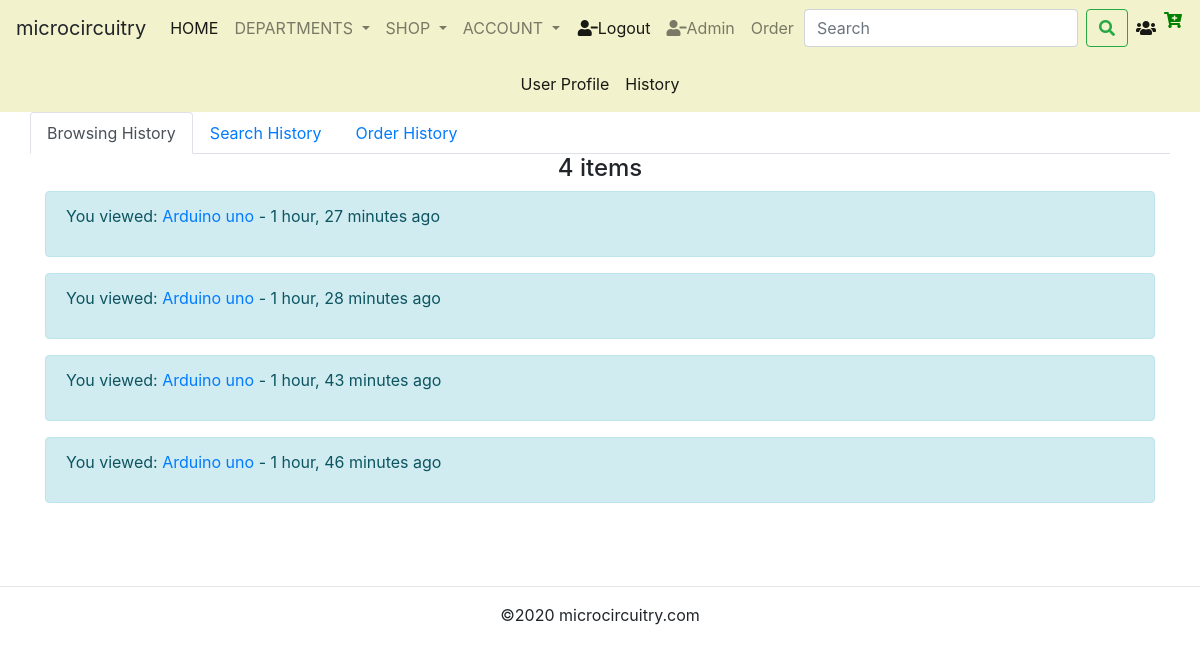
The page /profile/history/ (signed in) on the database as committed earlier.
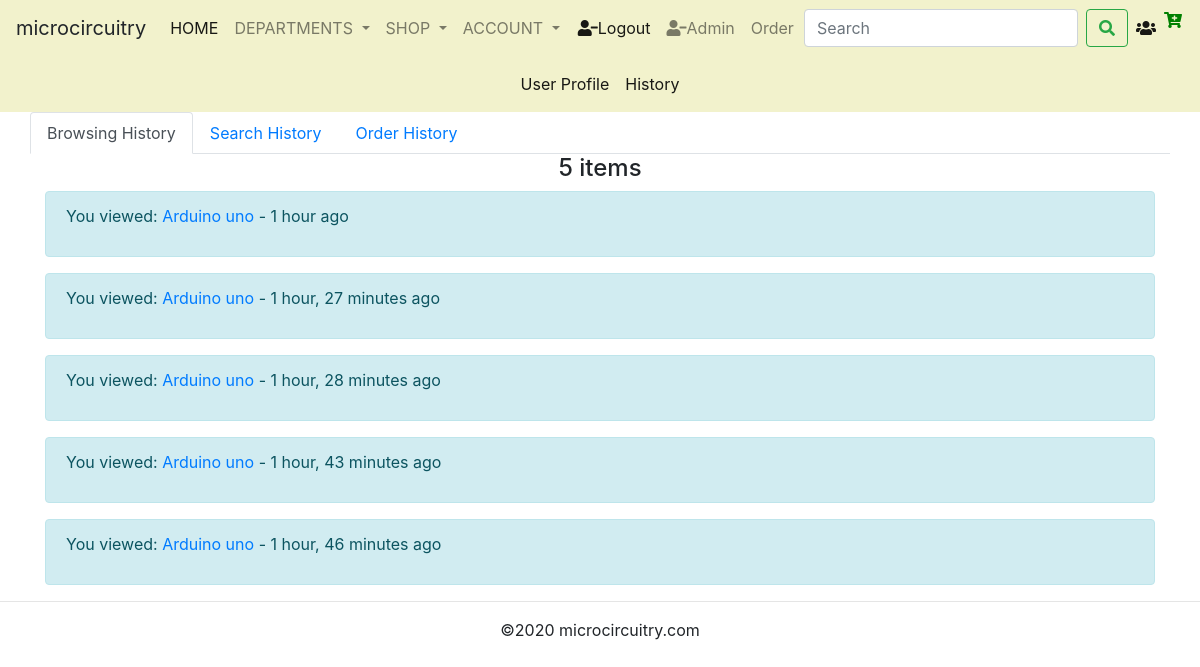
The same page on the database as committed later.
### profile_app/models.py (models this page shows, shortened)
class ObjectViewed(models.Model):
    user            = models.ForeignKey(User)
    ip_address      = models.CharField(max_length=220, null=True, blank=True)
    content_type    = models.ForeignKey(ContentType)
    obj_id          = models.PositiveIntegerField()
    content_object  = GenericForeignKey('content_type', 'obj_id')
    timestamp       = models.DateTimeField(auto_now_add=True)
    class Meta:
        ordering = ['-timestamp']
        verbose_name = 'Object viewed'
        verbose_name_plural = 'Objects viewed'

### products_app/models.py (models this page shows)
class IndividualProduct(models.Model):
    product_category    = models.ForeignKey(ProductCategory)
    title               = models.CharField(max_length = 100)
    slug                = models.CharField(max_length = 120, null=True, blank=True)
    in_stock            = models.IntegerField(default=20)
    price               = models.IntegerField(default=0)
    image1              = models.ImageField(upload_to=get_dir, blank=True, null=True)
    image2              = models.ImageField(upload_to=get_dir, blank=True, null=True)
    image3              = models.ImageField(upload_to=get_dir, blank=True, null=True)
    image4              = models.ImageField(upload_to=get_dir, blank=True, null=True)
    image5              = models.ImageField(upload_to=get_dir, blank=True, null=True)
    featured            = models.BooleanField(default=False)
    best_selling        = models.BooleanField(default=False)
    product_description = models.TextField()
    updated             = models.DateTimeField(auto_now=True)
    timestamp           = models.DateTimeField(auto_now_add=True)
    def __str__(self):
        return self.title

### profile_app/views.py (the view)
def history_view(request):
    if not request.user.is_authenticated():
        return redirect('accounts:login')
    cat = ProductCategory.objects.all()
    qs = ObjectViewed.objects.filter(user=request.user)
    search = SearchHistory.objects.filter(user=request.user)
    order = Order.objects.filter(user=request.user)
    context = {
        'qs': qs,
        'search': search,
        'order': order,
        'cat': cat
    }
    return render(request, 'profile/history.html', context)

### profile_app/templates/profile/history.html (shortened to what this page needs)
{% extends 'base/base.html' %}
{% block header %}
    {% include 'base/navbar.html' %}
{% endblock %}
{% block user %}
    {% include 'base/user.html' %}
{% endblock %}
{% block body %}
    <ul class="nav nav-tabs container" id="myTab" role="tablist">
        <li class="nav-item">
            <a class="nav-link active" id="home-tab" data-toggle="tab" href="#browsing-history" role="tab" aria-controls="home" aria-selected="true">Browsing History</a>
        </li>
        <li class="nav-item">
            <a class="nav-link" id="profile-tab" data-toggle="tab" href="#search-history" role="tab" aria-controls="profile" aria-selected="false">Search History</a>
        </li>
        <li class="nav-item">
            <a class="nav-link" id="contact-tab" data-toggle="tab" href="#order-history" role="tab" aria-controls="contact" aria-selected="false">Order History</a>
        </li>
    </ul>
    <div class="tab-content" id="myTabContent">
        <div class="tab-pane fade show active" id="browsing-history" role="tabpanel" aria-labelledby="home-tab">
                {% include './browsing.html' %}
        </div>
    </div>
{% endblock %}

### profile_app/templates/profile/browsing.html
<div class="container">
    <h4 class="text-center"> {{ qs.count }} items</h4>
    {% for item in qs %}
    <div class="alert alert-info" role="alert">
        <p>
            You viewed:
            <a href="{% url 'products:individual_product_detail' pk=item.obj_id  %}">
            {{ item.content_object }}</a> -  {{ item.timestamp | timesince }} ago
        </p>
    </div>
    {% endfor %}
</div>

Rows that differ between the two databases and show on the page:
added ObjectViewed: content_object "Arduino uno", timestamp "1 hour"
Other text that changed with them:
{{ qs.count }}: "4" → "5"
